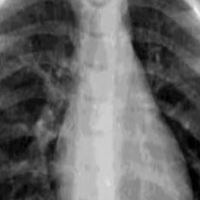
#> input picture healthy3.JPG, 200 x 200 px, found by its file name
$ python Experiment1.py
#> lines starting #> are read from the running program, lines starting #| are printed output that depends on the picture; long printed decimals are rounded
import cv2
import numpy as np

# load the input images between either covid, pneumonia, or healthy
healthy = cv2.imread('healthy3.jpg')
#> healthy is the input picture: shape (200, 200, 3); min 0, max 245, mean 102.2
covid = cv2.imread('covid3.jpg')
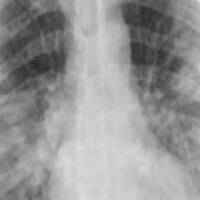
#> input picture covid3.JPG, 200 x 200 px, found by its file name
#> covid is the input picture: shape (200, 200, 3); min 42, max 221, mean 149.1
pneumonia = cv2.imread('pneumonia3.jpg')
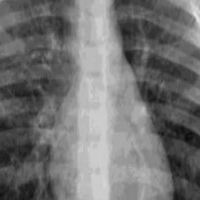
#> input picture pneumonia3.JPG, 200 x 200 px, found by its file name
#> pneumonia is the input picture: shape (200, 200, 3); min 10, max 227, mean 113.6

# convert the images to grayscale
img1 = cv2.cvtColor(healthy, cv2.COLOR_BGR2GRAY)
img2 = cv2.cvtColor(covid, cv2.COLOR_BGR2GRAY)
img3 = cv2.cvtColor(pneumonia, cv2.COLOR_BGR2GRAY)
# define the function to compute MSE between two images
def mse(img1, img2):
   h, w = img1.shape
#> h = 200; w = 200
   diff = cv2.subtract(img1, img2)
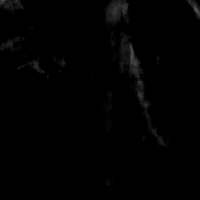
#> diff: shape (200, 200); min 0, max 82, mean 1.6
   err = np.sum(diff**2)
#> err = 313736
   mse = err/(float(h*w))
#> mse = 7.84
   return mse, diff

HandC, diff1 = mse(img1, img2)
#> HandC = 7.84
HandP, diff2 = mse(img1, img3)
#> in mse (call 2), `diff = cv2.subtract(img1, img2)`:
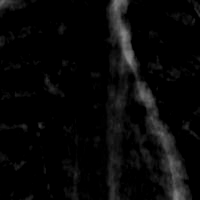
#> diff: shape (200, 200); min 0, max 133, mean 8.4
#> in mse (call 2), `err = np.sum(diff**2)`: err = 1199795
#> in mse (call 2), `mse = err/(float(h*w))`: mse = 29.99
#> HandP = 29.99
PandC, diff3 = mse(img3, img2)
#> in mse (call 3), `diff = cv2.subtract(img1, img2)`:
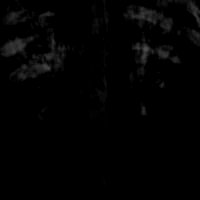
#> diff: shape (200, 200); min 0, max 78, mean 2.6
#> in mse (call 3), `err = np.sum(diff**2)`: err = 504229
#> in mse (call 3), `mse = err/(float(h*w))`: mse = 12.61
#> PandC = 12.61
print("MSE for the healthy and covid images:",HandC)
#| MSE for the healthy and covid images: 7.8434
print("MSE for the healthy and pneumonia images:",HandP)
#| MSE for the healthy and pneumonia images: 29.995
print("MSE for the pneumonia and covid images:",PandC)
#| MSE for the pneumonia and covid images: 12.606

cv2.imshow("Healthy and Covid", diff1)
cv2.imshow("Healthy and Pneumonia", diff2)
cv2.imshow("Pneumonia and Covid", diff3)
cv2.waitKey(0)
cv2.destroyAllWindows()
